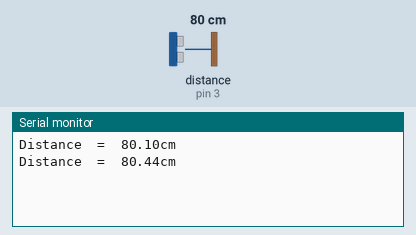
Recording of a sketch running on a simulated Arduino Uno, built with avr-gcc and run on an emulated ATmega328P. On the bench: the last lines printed to the serial monitor. Wiring (inferred from the names in the program): ultrasonic range finder: trigger pin 2; echo pin 3. The inputs (shaded band) are chosen by the test bench; at power-on: distance to the obstacle (sensor on pin 3) 80 cm. The echo pulse lasts 58.3 µs per cm.

Above: at 1.8 s.
1.9 s: distance to the obstacle (sensor on pin 3) set to 2 cm
At 2.4 s:
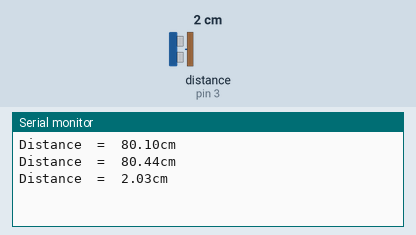
3.4 s: distance to the obstacle (sensor on pin 3) set to 4 cm
At 4.8 s:
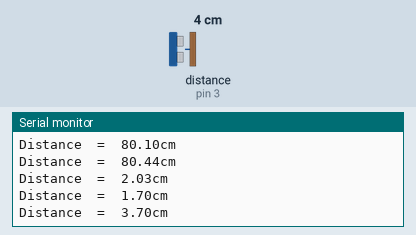
Timing chart, 0 to 6.4 s (numbered marks = the images above; inputs shaded):
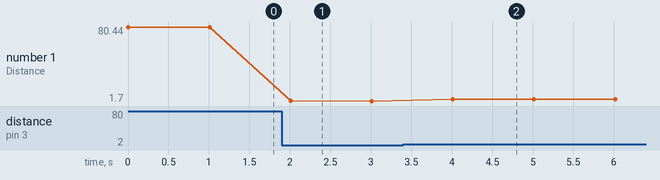

The sketch:

sketch_jan04a_ultrasonic.ino
```cpp
const int TrigPin = 2;
const int EchoPin = 3;
float cm;
void setup() {
  Serial.begin(9600);
  pinMode(TrigPin, OUTPUT);
  pinMode(EchoPin, INPUT);
}

void loop() {
  digitalWrite(TrigPin, LOW);
  delayMicroseconds(2);
  digitalWrite(TrigPin, HIGH);
  delayMicroseconds(10);
  digitalWrite(TrigPin, LOW);
  cm = pulseIn(EchoPin, HIGH)/ 58.0; //The echo time is converted into cm
  cm = (int(cm * 100.0)) / 100.0;   //Keep two decimal places
  Serial.print("Distance\t=\t");
  Serial.print(cm);
  Serial.print("cm");
  Serial.println();
  delay(1000);
}
```

Measured:
- after the input at 1.9 s, the serial monitor: prints a new line after 0.11 s (image 1)
- after the input at 3.4 s, the serial monitor: prints a new line after 0.61 s (image 2)
- plotted number 1: 80.44 → 1.7 after the input at 1.9 s, 1.7 → 3.7 after the input at 3.4 s
